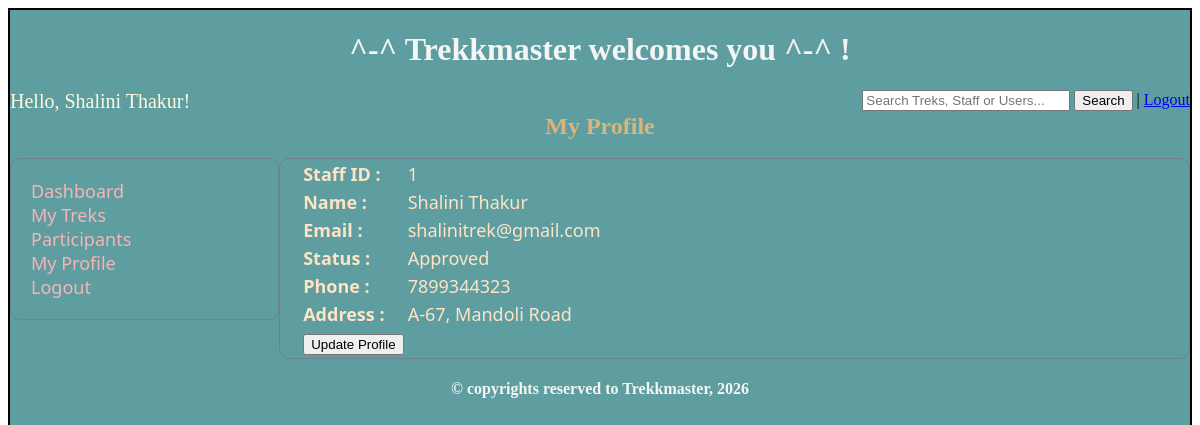
Page /staff_profile (signed in) on the earlier database version.
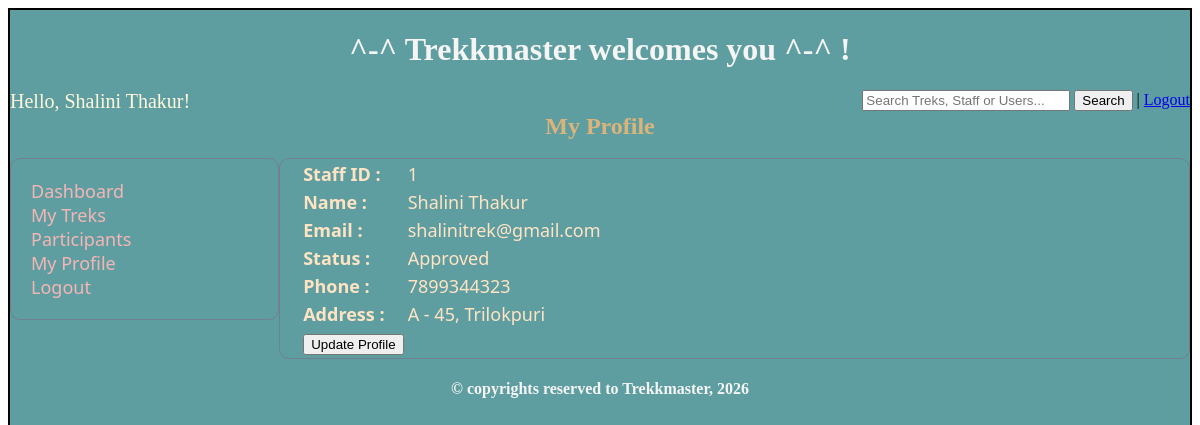
Same page on the later database version.
### models.py (models this page shows)
class Staff(db.Model):
    __tablename__='staff'
    staff_id = db.Column(db.Integer, primary_key=True)
    user_id = db.Column(db.Integer, db.ForeignKey('user_details.user_id'), nullable=False, unique=True) #linking child to parent
    full_name = db.Column(db.String, nullable=False)
    address = db.Column(db.String, nullable=False)
    phone_no = db.Column(db.String(15), nullable=False)
    status = db.Column(db.Integer, nullable=False, default=0)  #0-registered, 1-approved, 2-rejected, 3-deactivated, 4- blacklisted
    treks = db.relationship("Trek", backref="assigned_staff")

### controller.py (the view)
@app.route('/staff_profile', methods=['GET', 'POST'])
def staff_profile():
    staff = get_current_staff()
    if not staff:
        return redirect(url_for('staff_signin'))
    return render_template('staff_profile.html', staff=staff)

### controller.py (called while the page is built)
def get_current_staff():
    user_id = session.get('user_id')
    if not user_id:
        return None
    return Staff.query.filter_by(user_id=user_id).first()

### templates/staff_profile.html (shortened to what this page needs)
<!DOCTYPE html>
<html lang="en">
<head>
    <link rel="stylesheet" href="/static/main.css">
</head>
<body>
    <div class="container">
        <div class="center">
            <h1>^-^ Trekkmaster welcomes you ^-^ !</h1>
        </div>
        <div style="display: flex; justify-content: space-between;">
            <span style="text-align: left; color: cornsilk; font-size: 20px;">Hello, {{ staff.full_name }}!</span>
            <span style="text-align: right;">
                <form action="{{ url_for('search') }}" method="GET">
                    <input type="text" name="q" placeholder="Search Treks, Staff or Users..." style="width: 200px">
                    <input type="submit" value="Search"> | <a href="{{ url_for('admin_signin') }}">Logout</a>
                </form>
            </span>
        </div>
        <h2 class="heading">My Profile</h2>
        <br>
        <div style="display: flex;">
            <div class="sidebar">
                <a href="{{ url_for('staff_dash') }}" class="normal-text-link">Dashboard</a><br>
                <a href="{{ url_for('staff_manage_treks') }}" class="normal-text-link">My Treks</a><br>
                <a href="{{ url_for('staff_participants') }}" class="normal-text-link">Participants</a><br>
                <a href="{{ url_for('staff_profile') }}" class="normal-text-link">My Profile</a><br>
                <a href="{{ url_for('staff_signin') }}" class="normal-text-link">Logout</a>
            </div>
            <div class="dash_style">
                <form method="POST" action="{{ url_for('staff_profile') }}"  style="color: bisque; padding-left: 20px; font-size: 18px; ">
                    <table>
                        <tr><td><strong>Staff ID : </strong></td><td>{{staff.staff_id}}</td></tr>
                        <tr><td><strong>Name : </strong></td><td>{{ staff.full_name }}</td></tr>
                        <tr><td><strong>Email : </strong></td><td>{{staff.user_details.email}}</td></tr>
                        <tr><td><strong>Status : </strong></td><td>Approved</td></tr>
                        <tr><td><strong>Phone : </strong></td><td>{{staff.phone_no}}</td></tr>
                        <tr><td><strong>Address : </strong></td><td>{{staff.address}}</td></tr>
                        <tr><td><a href="{{ url_for('staff_edit_profile') }}"><button type="button">Update Profile</button></a></td></tr>
                    </table>
                </form>
            </div>
        </div>
        <div class="center">
            <h4>&copy; copyrights reserved to Trekkmaster, 2026</h4>
        </div>
    </div>
</body>
</html>

Differences in the rows shown:
changed Staff "Shalini Thakur": address "A-67, Mandoli Road" → "A - 45, Trilokpuri"
